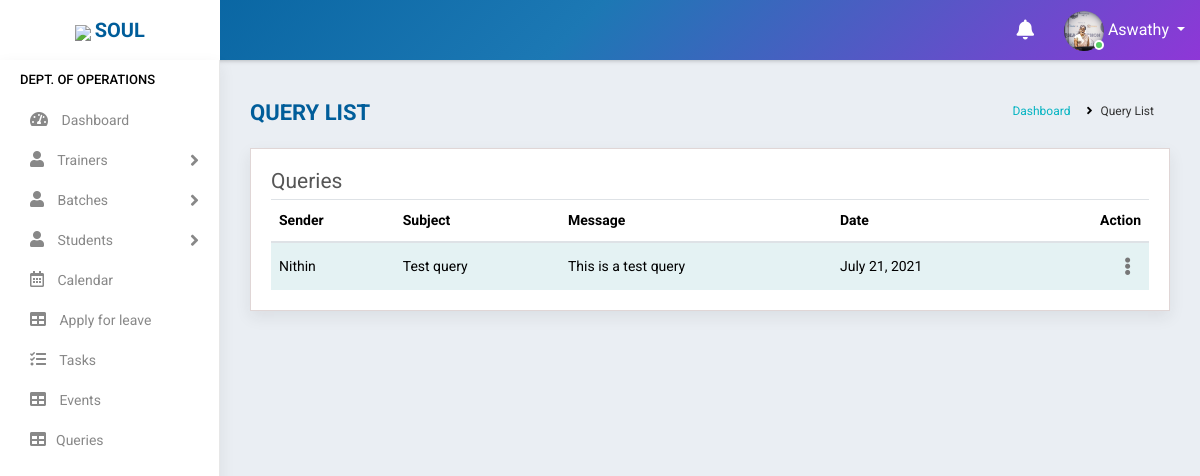
The page /query_list/ (signed in) on the database as committed earlier.
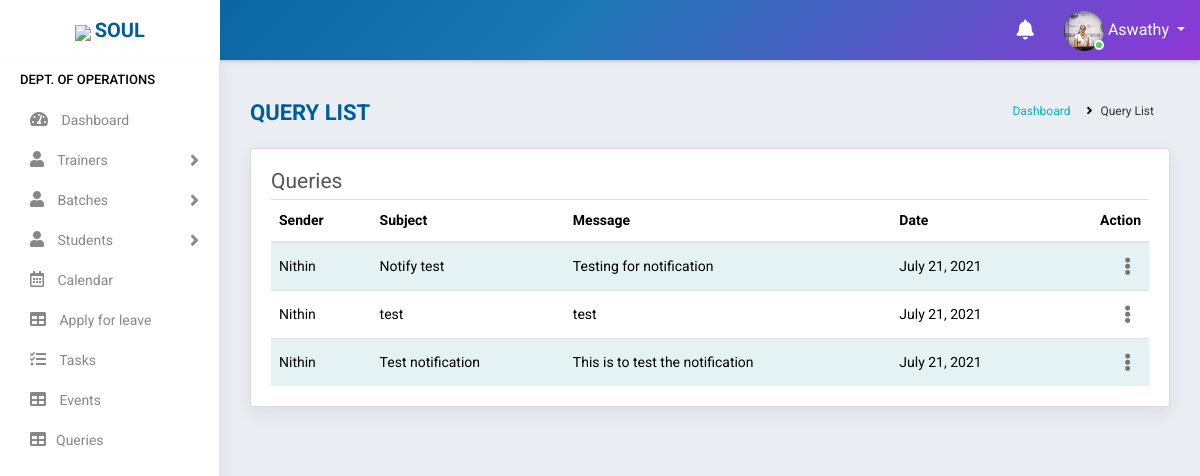
The same page on the database as committed later.
### accounts/models.py (models this page shows, shortened)
class Query(models.Model):
    sender = models.ForeignKey(Student, on_delete=models.CASCADE,related_name='sender',null=True,blank=True)
    receiver = models.ForeignKey(Staff,on_delete=models.CASCADE,related_name='receiver',null=True,limit_choices_to={'stype':"1"})
    subject = models.CharField(max_length=400,null=True)
    message = models.TextField(max_length=1500,null=True)
    reply = models.TextField(max_length=1500, null=True, blank=True)
    datetime = models.DateField(default=datetime.datetime.now(),null=True, blank=True)
    status = models.CharField(max_length=100,choices=(('Not replied','Not replied'),('Replied','Replied')),default='Not replied',blank=True)

class Student(models.Model):
    state = (
    ('Andhra Pradesh','Andhra Pradesh'),
    ('Arunachal Pradesh','Arunachal Pradesh'),
    ('Assam','Assam'),
    ('Bihar','Bihar'),
    ('Chhattisgarh','Chattisgarh'),
    ('Goa','Goa'),
    ('Gujarat','Gujarat'),
    ('Haryana','Haryana'),
    ('Himachal Pradesh','Himachal Pradesh'),
    ('Jharkhand','Jharkhand'),
    ('Karnataka','Karnataka'),
    ('Kerala','Kerala'),
    ('Madhya Pradesh','Madhya Pradesh'),
    ('Maharashtra','Maharashtra'),
    ('Manipur','Manipur'),
    ('Meghalaya','Meghalaya'),
    ('Mizoram','Mizoram'),
    ('Nagaland','Nagaland'),
    ('Odisha','Odisha'),
    ('Rajasthan','Rajasthan'),
    ('Sikkim','Sikkim'),
    ('Tamil Nadu','Tamil Nadu'),
    ('Telangana','Telangana'),
    ('Tripura','Tripura'),
    ('Uttar Pradesh','Uttar Pradesh'),
    ('Uttarakhand','Uttarakhand'),
    ('West Bengal','West Bengal')
)
    user= models.OneToOneField(User,on_delete=models.CASCADE,null=True)
    name = models.CharField(max_length=100)
    mobile = models.CharField(max_length=10)
    email = models.EmailField(max_length=200)
    sex = models.CharField(max_length=10,null=True,choices=(('Male','Male'),('Female','Female')))
    house = models.CharField(max_length=100,null=True)
    street =models.CharField(max_length=100,null=True)
    street2 =models.CharField(max_length=100,null=True)
    city = models.CharField(max_length=100,null=True)
    state = models.CharField(max_length=100,null=True,choices=state)
    course_enrolled = models.CharField(max_length=100,null=True)
    now_attending = models.CharField(max_length=100,null=True)
    start_date = models.DateField(null=True)
    shared = models.BooleanField(default=False,choices=((True, 'Yes'), (False, 'No')))
    payment = models.CharField(max_length=10,choices=(('Full','Full'),('Half','Half')),default='Half')
    status = models.CharField(max_length=20,choices=(('Active','Active'),('Inactive','Inactive')),default='Active')
    profile_pic = models.ImageField(null=True,blank=True,default="")
    def __str__(self):
        return self.name

### accounts/views.py (the view)
# urls.py: path('query_list/', QueryList.as_view(),name='query_list'),
class QueryList(View):
    def get(self, request):
        user=request.user
        if user.is_authenticated:
            s= Staff.objects.get(user=user)
            if s.stype == "1":
                q=Query.objects.filter(receiver=s).filter(status="Not replied")
                return render(request,'accounts/read_queries.html',{'q':q})
            else:
                return redirect('home')
        else:
            return redirect('logout')

### accounts/templates/accounts/read_queries.html (shortened to what this page needs)
{% extends 'accounts/main.html' %}
    {% block content %}
<div class="main-wrapper">
    {% include 'accounts/navbar.html' %}
    {% include 'accounts/sidebar_operations.html' %}
        <div class="page-wrapper">
            <div class="content container-fluid">
                <div class="page-header">
                    <div class="row">
                        <div class="col-lg-7 col-md-12 col-sm-12 col-12">
                            <h5 class="text-uppercase">Query List</h5>
                        </div>
                        <div class="col-lg-5 col-md-12 col-sm-12 col-12">
                            <ul class="list-inline breadcrumb float-right">
                                <li class="list-inline-item"><a href="{% url 'operations_dashboard' %}">Dashboard</a></li>
                                <li class="list-inline-item">Query List</li>
                            </ul>
                        </div>
                    </div>
                </div>
                <div class="content-page">
                    <div class="row">
                        <div class="col-sm-8 col-5">
                            <h4 class="page-title">Queries</h4>
                        </div>
                    </div>
                    <div class="row">
                        <div class="col-md-12">
                            <div class="table-responsive">
                                <table class="table table-striped custom-table">
                                    <thead>
                                        <tr>
                                            <th>Sender</th>
                                            <th>Subject</th>
                                            <th>Message</th>
                                            <th>Date</th>
                                            <th class="text-right">Action</th>
                                        </tr>
                                    </thead>
                                    <tbody>
                                        {% for i in q %}
                                        <tr>
                                            <td>{{i.sender}}</td>
                                            <td>{{i.subject}}</td>
                                            <td>{{i.message}}</td>
                                            <td>{{i.datetime}}</td>
                                            <td class="text-right">
                                                <div class="dropdown dropdown-action">
                                                    <a href="#" class="action-icon dropdown-toggle" data-toggle="dropdown"
                                                        aria-expanded="false"><i class="fas fa-ellipsis-v"></i></a>
                                                </div>
                                            </td>
                                        </tr>
                                        {% endfor %}
                                    </tbody>
                                </table>
                            </div>
                        </div>
                    </div>
                </div>
            </div>
        </div>
    </div>
{% endblock %}

Rows that differ between the two databases and show on the page:
no longer on this page (row edited): Query: sender "Nithin", subject "Test query", message "This is a test query", datetime "July 21, 2021"
added Query: sender "Nithin", subject "Notify test", message "Testing for notification", datetime "July 21, 2021"
added Query: sender "Nithin", subject "test", message "test", datetime "July 21, 2021"
added Query: sender "Nithin", subject "Test notification", message "This is to test the notification", datetime "July 21, 2021"
